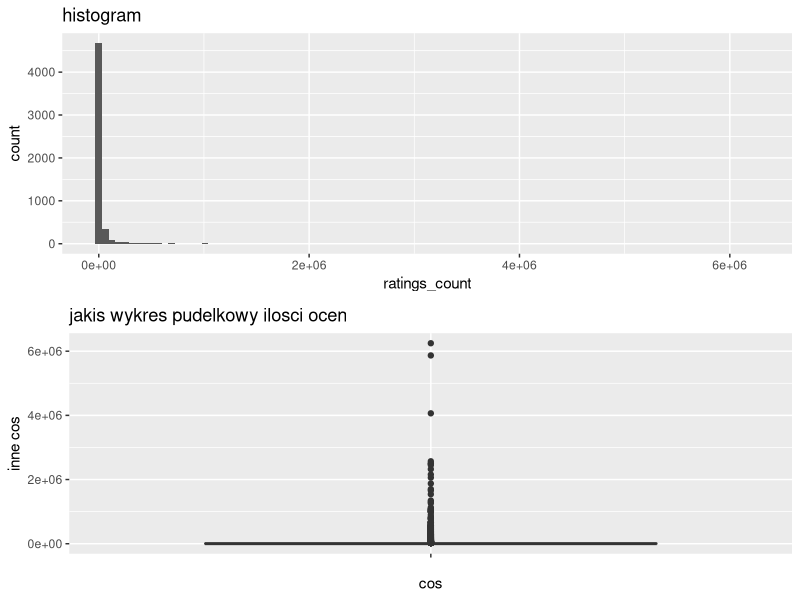
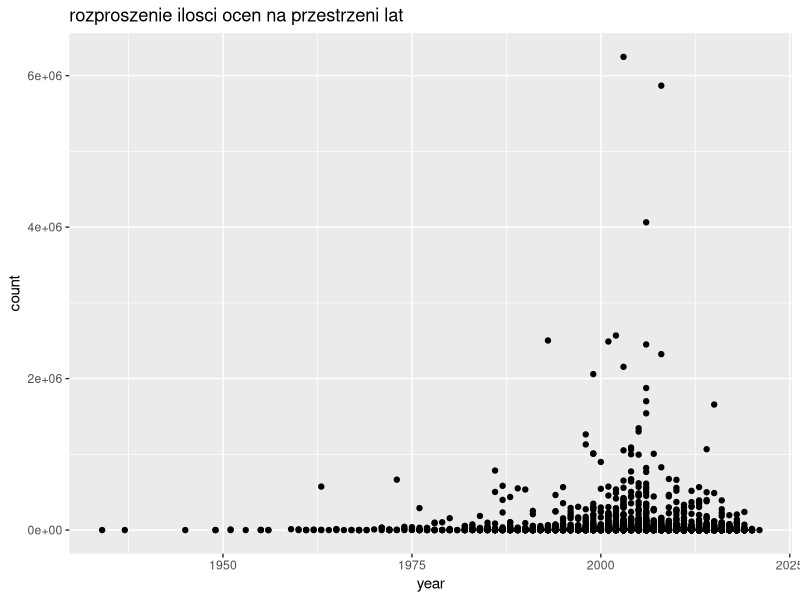
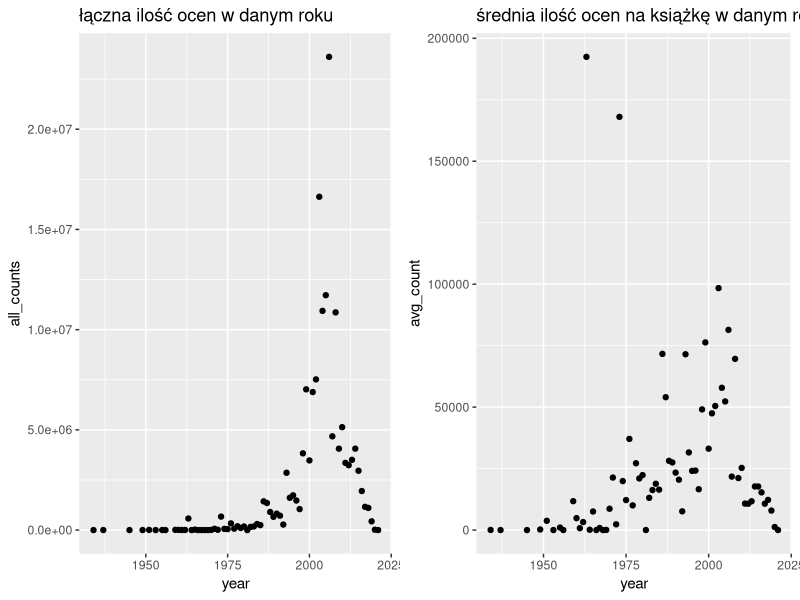
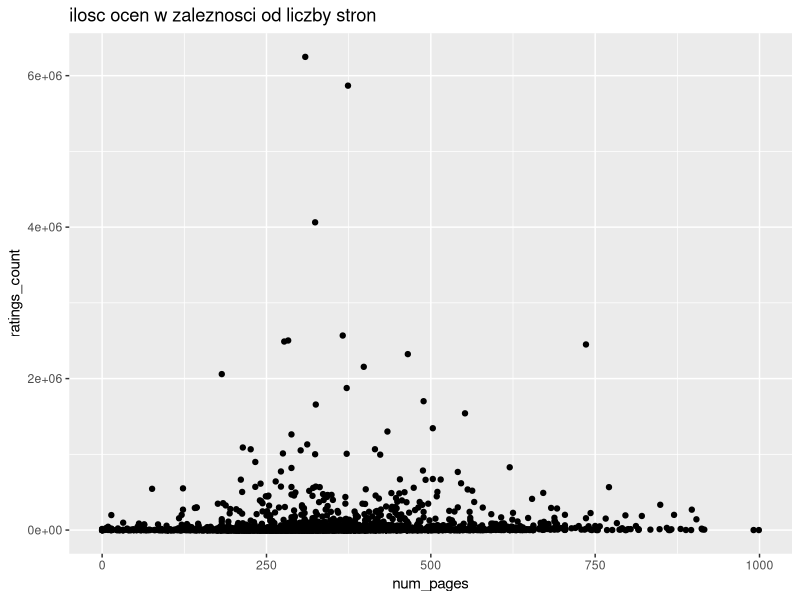
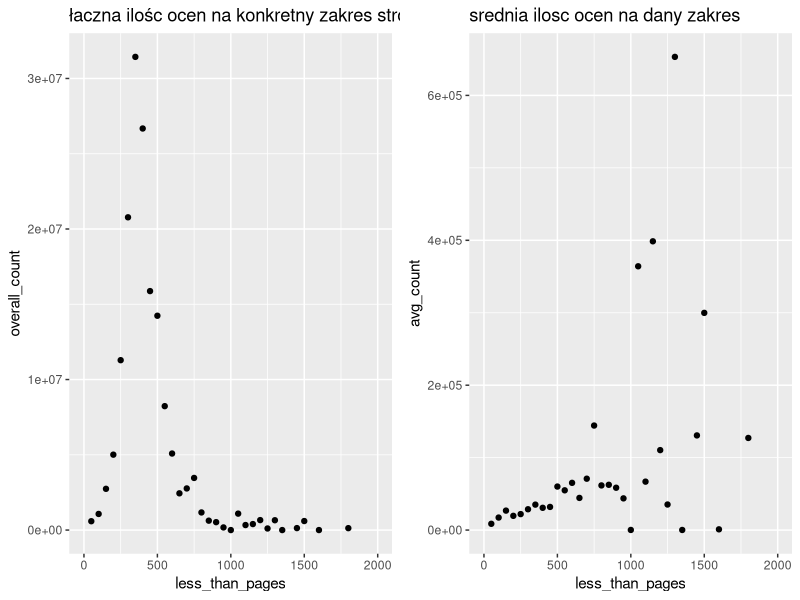
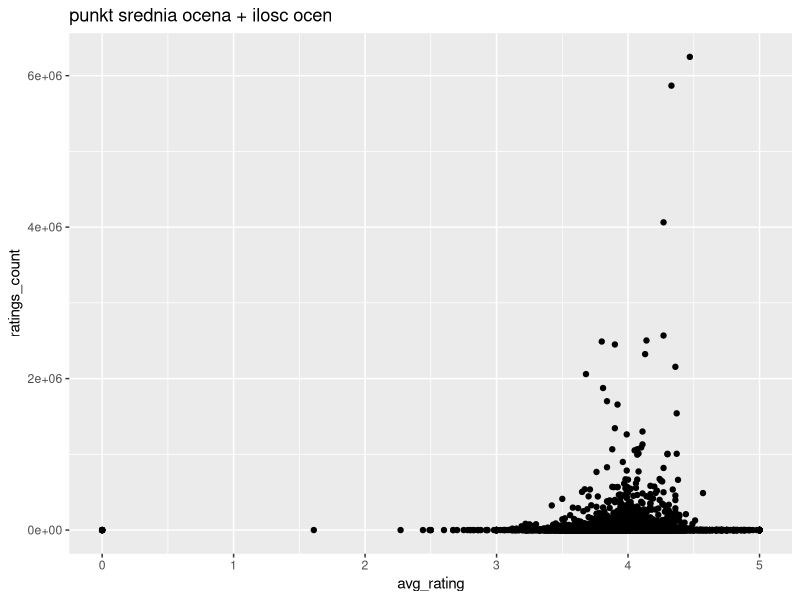
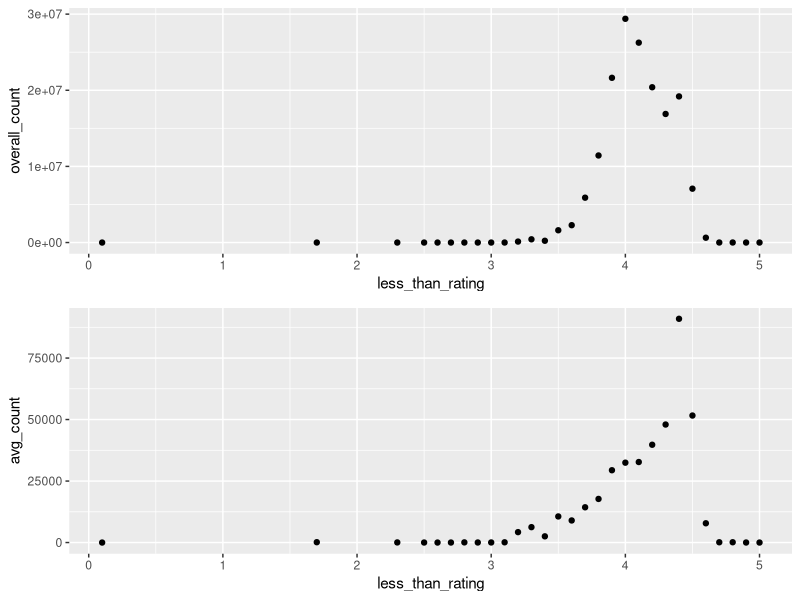
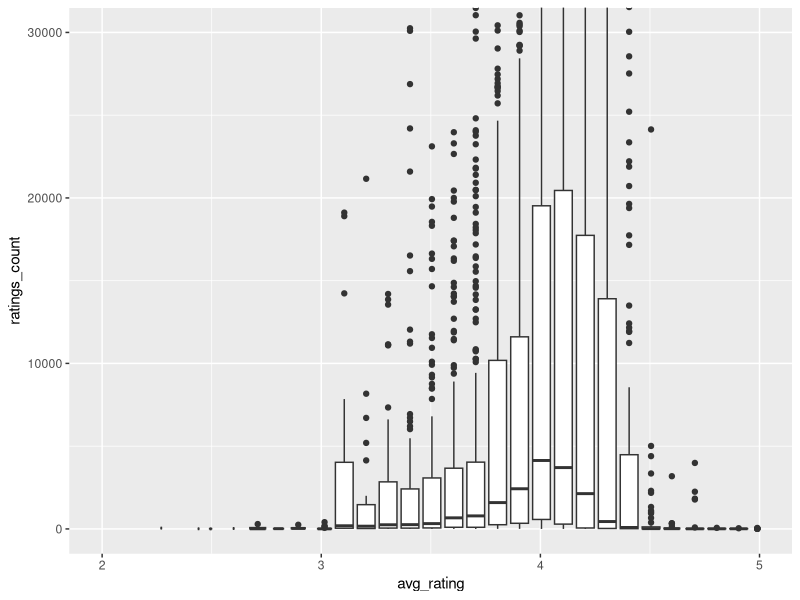

Source code (R) for these figures, in order:
## ---- chunk 1
knitr::opts_chunk$set(echo = TRUE)
## ---- chunk 2
## MODUŁY
require(gridExtra)
library('dplyr')
library(ggplot2)
## ---- chunk 3
#wczytanie danych
plik <- read.csv('best_crime_and_mystery_books.csv', na.strings=c("", "NA"), header = TRUE)
#nie wiem czy to zostawić jako pokazanie
#plik[5,]
## ---- chunk 4
# w celu poprawnego wczytania danych, zamieniamy wartości 6 i 17 odpowiednio 
# na 2006 i 2017 (rok publikacji)
plik$publication_year[plik$publication_year == '6'] <- 2006
plik$publication_year[plik$publication_year == '17'] <- 2017

## ---- chunk 5
p1 <- ggplot(plik, aes( x = ratings_count)) + geom_histogram(bins=100) + ggtitle("histogram")

p2 <- ggplot(plik, aes(x = "", y = ratings_count)) + 
  geom_boxplot() + ggtitle("jakis wykres pudelkowy ilosci ocen") + labs(x="cos", y="inne cos")

grid.arrange(p1, p2, nrow=2) 

## ---- chunk 6
plik[order(-plik$ratings_count),][1:5,c(3,10)]
## ---- chunk 7
##wczytanie danych - z pominieciem brakujących wartości
year_vs_count <- na.omit(data.frame( year = plik$publication_year, count = plik$ratings_count))
head(year_vs_count)

p1 <- ggplot(year_vs_count, aes(x=year, y=count)) + geom_point() + ggtitle("rozproszenie ilosci ocen na przestrzeni lat")
p1
## ---- chunk 8
df <- as.data.frame(table(year_vs_count$year))
colnames(df) <- c('year', 'bpy')
df$all_counts <- aggregate(year_vs_count$count, by=list(Category=year_vs_count$year), FUN=sum)[,2]
df$avg_count <- df$all_counts/df$bpy
df$year <- as.numeric(as.character(df$year))
## ---- chunk 9
p1 <- ggplot(df, aes(x=year, y=all_counts)) + geom_point() + ggtitle('łączna ilość ocen w danym roku')

p2 <- ggplot(df, aes(x=year, y=avg_count)) + geom_point() + ggtitle('średnia ilość ocen na książkę w danym roku')

grid.arrange(p1, p2, ncol=2) 
## ---- chunk 10
cor(df$all_counts, df$year, method = "pearson")
cor(df$all_counts, df$year, method = "kendall")
cor(df$all_counts, df$year, method = "spearman")
cor(df$avg_count, df$year)
## ---- chunk 11
df[df$all_counts == max(df$all_counts),] ##łącznie
df[df$avg_count == max(df$avg_count),] ##średnio
## ---- chunk 12
num_vs_count <- na.omit(data.frame(num_pages = plik$num_pages, ratings_count = plik$ratings_count))
## ---- chunk 13
cor(num_vs_count$num_pages, num_vs_count$ratings_count, method = "pearson")
cor(num_vs_count$num_pages, num_vs_count$ratings_count, method = "spearman")
cor(num_vs_count$num_pages, num_vs_count$ratings_count, method = "kendall")

plik[plik$ratings_count == max(plik$ratings_count),]

p <- ggplot(num_vs_count, aes(x=num_pages, y=ratings_count)) + geom_point() + scale_x_continuous(limits=c(0,1000)) + ggtitle("ilosc ocen w zaleznosci od liczby stron")

p
## ---- chunk 14
n_p <- avg_p <- num_books <- c()
i <- 1
ns <- 50

for (n in seq(ns, max(num_vs_count$num_pages), ns)) {
    all <- sum(num_vs_count[num_vs_count$num_pages <=n & num_vs_count$num_pages > n - ns ,2])
    how_many <- sum(num_vs_count$num_pages <=n& num_vs_count$num_pages >= n - ns)
    n_p[i] <- all
    num_books[i] <- how_many
    avg_p[i] <- all/how_many
    i <- i+1 
}
count_per_pages <- na.omit(data.frame(less_than_pages = seq(ns, max(num_vs_count$num_pages), ns), overall_count = n_p, avg_count = avg_p, num_books = num_books))

## ---- chunk 15
p1 <- ggplot(count_per_pages, aes(x=less_than_pages, y=overall_count)) + geom_point() + scale_x_continuous(limits=c(0,2000)) + ggtitle("łaczna ilośc ocen na konkretny zakres stron")


p2 <- ggplot(count_per_pages, aes(x=less_than_pages, y=avg_count)) + geom_point() + scale_x_continuous(limits=c(0,2000)) + ggtitle("srednia ilosc ocen na dany zakres")


grid.arrange(p1, p2, ncol=2) 
## ---- chunk 16
count_per_pages[count_per_pages$overall_count == max(count_per_pages$overall_count),]
count_per_pages[count_per_pages$avg_count == max(count_per_pages$avg_count),]
## ---- chunk 17
avg_vs_count <- na.omit(data.frame(avg_rating = plik$average_rating, ratings_count = plik$ratings_count))
p <- ggplot(avg_vs_count, aes(x=avg_rating, y=ratings_count)) + geom_point() + ggtitle("punkt srednia ocena + ilosc ocen")
p

cor(avg_vs_count$avg_rating, avg_vs_count$ratings_count, method = "pearson")
cor(avg_vs_count$avg_rating, avg_vs_count$ratings_count, method = "kendall")
cor(avg_vs_count$avg_rating, avg_vs_count$ratings_count, method = "spearman")
## ---- chunk 18
n_r <- avg_p <- num_books <- c()
i <- 1
ns <- 0.1

for (n in seq(ns, max(avg_vs_count$avg_rating), ns)) {
    all <- sum(avg_vs_count[avg_vs_count$avg_rating < n & avg_vs_count$avg_rating >= n - ns ,2])
    how_many <- sum(avg_vs_count$avg_rating  <=n& avg_vs_count$avg_rating  >= n - ns)
    n_r[i] <- all
    num_books[i] <- how_many
    avg_p[i] <- all/how_many
    i <- i+1 
}
avg_per_count <- na.omit(data.frame(less_than_rating = seq(ns, max(avg_vs_count$avg_rating), ns), overall_count = n_r, avg_count = avg_p, num_books = num_books))
## ---- chunk 19
p1 <-  ggplot(avg_per_count, aes(x=less_than_rating, y=overall_count)) + geom_point() 

p2 <-  ggplot(avg_per_count, aes(x=less_than_rating, y=avg_count)) + geom_point() 

grid.arrange(p1, p2, nrow=2) 

p1 <-ggplot(avg_vs_count, aes(x=avg_rating, y=ratings_count)) +
geom_boxplot(aes(group = cut_width(avg_rating, 0.1))) +coord_cartesian(xlim =c(2,5), ylim = c(0, 30000))
p1
## ---- chunk 20
pub_vs_count <- na.omit(data.frame(publisher = plik$publisher, count = plik$ratings_count))

df <- as.data.frame(table(pub_vs_count$publisher))
colnames(df) <- c('publisher', 'bpp')
df$all_counts <- aggregate(pub_vs_count$count, by=list(Category=pub_vs_count$publisher), FUN=sum)[,2]
df$avg_count <- df$all_counts/df$bpp
df$publisher <- as.character(df$pub)
##top 10 publisherów pod wzgledem ilosci wydanych ksiazek
head(df[order(-df$bpp),])
##top 10 publisherów pod wzgledem lacznej ilosci ocen
head(df[order(-df$all_counts),])
##top 10 publisherów pod wzgledem sredniej ilosci ocen
head(df[order(-df$avg_count),])
## ---- chunk 21
##chwalimy sie umiejetnoscia robienia barplotow
top20 <- df[order(-df$all_counts),][1:20,]
p1 <- ggplot(top20, aes(x=publisher, y=all_counts)) + geom_bar(stat="identity") + 
theme(axis.text.x = element_text(angle = 90))

top20_2 <-  df[order(-df$avg_count),][1:20,]
p2 <- ggplot(top20_2, aes(x=publisher, y=avg_count)) + geom_bar(stat="identity") + 
theme(axis.text.x = element_text(angle = 90))

grid.arrange(p1, p2, ncol=2) 
## ---- chunk 22
aut_vs_count <- na.omit(data.frame(author = plik$book_author, count = plik$ratings_count))

df <- as.data.frame(table(aut_vs_count$author))
colnames(df) <- c('author', 'bpa')
df$all_counts <- aggregate(aut_vs_count$count, by=list(Category=aut_vs_count$author), FUN=sum)[,2]
df$avg_count <- df$all_counts/df$bpa
df$author <- as.character(df$author)
##top 10 autorow pod wzgledem ilosci wydanych ksiazek
head(df[order(-df$bpa),])
##top 10 publisherów pod wzgledem lacznej ilosci ocen
head(df[order(-df$all_counts),])
##top 10 publisherów pod wzgledem sredniej ilosci ocen
head(df[order(-df$avg_count),])
## ---- chunk 23
##chwalimy sie umiejetnoscia robienia barplotow
top20 <- df[order(-df$all_counts),][1:20,]
p1 <- ggplot(top20, aes(x=author, y=all_counts)) + geom_bar(stat="identity") + 
theme(axis.text.x = element_text(angle = 90))

top20_2 <-  df[order(-df$avg_count),][1:20,]
p2 <- ggplot(top20_2, aes(x=author, y=avg_count)) + geom_bar(stat="identity") + 
theme(axis.text.x = element_text(angle = 90))

grid.arrange(p1, p2, ncol=2) 
